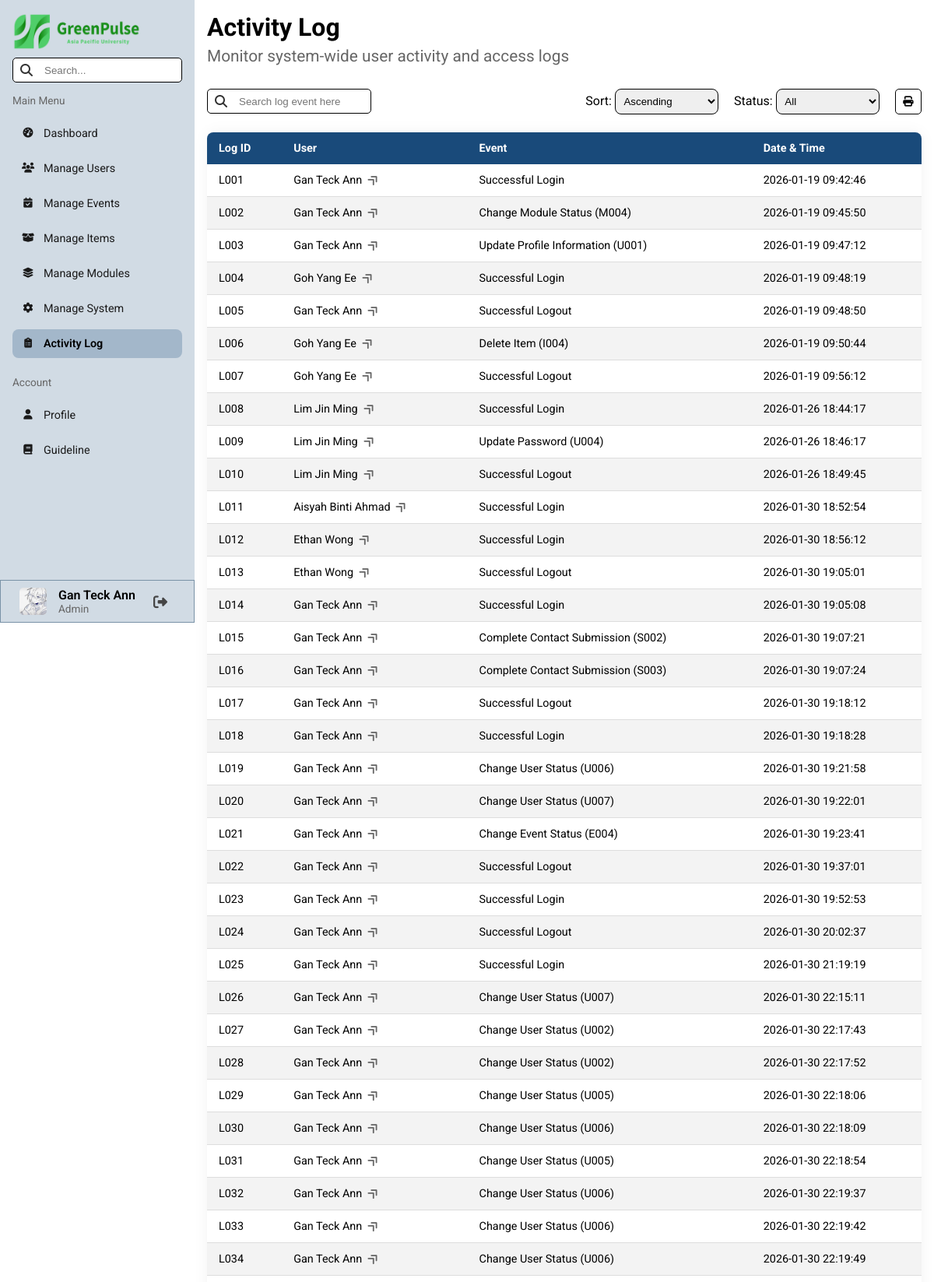
Page /pages/admin/activityLog.php (signed in, upper part) on the committed database.
### tables this page shows
CREATE TABLE `users` (
  `user_id` varchar(8) NOT NULL,
  `name` varchar(100) NOT NULL,
  `nationality` varchar(50) NOT NULL,
  `gender` char(1) NOT NULL,
  `date_of_birth` date NOT NULL,
  `contact_number` varchar(12) NOT NULL,
  `education_email` varchar(50) NOT NULL,
  `course_name` varchar(255) NOT NULL,
  `registration_date` date NOT NULL,
  `password` varchar(255) NOT NULL,
  `safety_question_1` varchar(150) DEFAULT NULL,
  `answer_1` varchar(150) DEFAULT NULL,
  `safety_question_2` varchar(150) DEFAULT NULL,
  `answer_2` varchar(150) DEFAULT NULL,
  `green_points` int(11) DEFAULT NULL,
  `total_earned` int(11) DEFAULT NULL,
  `avatar` varchar(255) DEFAULT NULL,
  `role` varchar(50) NOT NULL,
  `last_login` datetime DEFAULT NULL,
  `account_status` varchar(50) NOT NULL DEFAULT 'Active'
);

CREATE TABLE `log` (
  `log_id` varchar(8) NOT NULL,
  `user_id` varchar(8) NOT NULL,
  `log_event` varchar(255) NOT NULL,
  `log_datetime` datetime NOT NULL
);

### backend/sessionData.php (called while the page is built, shortened)
<?php
    $userID = $_SESSION["userID"];
    $userName = $_SESSION["userName"];
?>

### backend/utility.php (called while the page is built, shortened)
<?php
    function getUserName($conn, $user_id) {
        $sql = "SELECT name FROM users WHERE user_id = '$user_id'";
        $result = mysqli_query($conn, $sql);
        if (mysqli_num_rows($result) > 0) {
            $row = mysqli_fetch_assoc($result);
            return $row["name"];
        }
        return "User Not Found";
    }
?>

### pages/admin/activityLog.php (the view, shortened to what this page needs)
<?php
    include("../../conn.php");
    include("../../backend/sessionData.php");
    include("../../backend/utility.php");
    $sql = "SELECT * FROM log ORDER BY log_datetime ASC";
    $currentSort = "";
    $currentStatus = "";
    $result = mysqli_query($conn, $sql);
    $logs = array();
    if (mysqli_num_rows($result) > 0) {
        while ($row = mysqli_fetch_assoc($result)) {
            $logs[] = $row;
        }
    }
?>
<!DOCTYPE html>
<html lang="en">
    <head>
        <link rel="stylesheet" href="../../styles/admin.css">
        <?php include("library.php"); ?>
    </head>
    <body>
        <?php include("header.php"); ?>
        <main class="search-area">
            <h1>Activity Log</h1>
            <h2 class="page-subTitle">Monitor system-wide user activity and access logs</h2>
            <div class="action-bar" style="margin: 1em 0;">
                <form action="" method="GET">
                    <div class="table-search-box">
                        <input type="text" name="target" placeholder="Search log event here">
                    </div>
                </form>
                <form action="" method="GET" class="select-container" id="log-form">
                    <div class="select-boxs">
                        <div>
                            <label for="logSort">Sort: </label>
                            <select name="txtSort" id="logSort">
                                <option value="ASC" <?php if($currentSort === "ASC") echo "selected" ?>>Ascending</option>
                            </select>
                        </div>
                        <div>
                            <label for="losStatus">Status: </label>
                            <select name="txtStatus" id="logStatus">
                                <option value="" <?php if($currentStatus === "") echo "selected" ?>>All</option>
                            </select>
                        </div>
                        <button class="print" onclick="window.print()">
                            <i class="fa-solid fa-print"></i>
                        </button>
                    </div>
                </form>
            </div>
            <div class="flex-container" style="margin: 1em 0;">
                <table>
                    <thead>
                        <tr>
                            <th>Log ID</th>
                            <th>User</th>
                            <th>Event</th>
                            <th>Date & Time</th>
                        </tr>
                    </thead>
                    <tbody>
                        <?php
                            foreach ($logs as $row) {
                                $user_name = getUserName($conn, $row["user_id"]);
                                echo '<tr>
                                        <td>' . $row['log_id'] . '</td>
                                        <td>
                                            <a href="viewUserProfile.php?id=' . $row['user_id'] . '" class="redirect-link" title="View User Profile">
                                                ' . $user_name . '
                                                <i class="fa-solid fa-angle-double-right table-linkIcon"></i>
                                            </a>
                                        </td>
                                        <td>' . $row['log_event'] . ' </td>
                                        <td>' . $row['log_datetime'] . '</td>
                                    </tr>';
                            }
                        ?>
                    </tbody>
                </table>
            </div>
        </main>
    </body>
</html>

### pages/admin/header.php (shortened to what this page needs)
<?php
    $sql_userInfo = "SELECT avatar FROM users WHERE user_id = '$userID'";
    $result_userInfo = mysqli_query($conn, $sql_userInfo);
    $data_userInfo = mysqli_fetch_assoc($result_userInfo);
    $avatar = $data_userInfo["avatar"] ?? "src/avatars/default.png";
?>
<aside id="sidebar">
    <img src="../../src/elements/logo_horizontal.png" alt="Logo" width="165rem" height="50rem" class="desktop_logo">
    <div class="search-box">
        <input type="text" id="txtSearchInput" placeholder="Search...">
    </div>
    <p class="sidebar-subTitle">Main Menu</p>
    <div class="nav-pages">
        <a id="dashboard" href="index.php">
            <i class="fa-solid fa-gauge-high"></i> Dashboard
        </a>
        <a id="manageUsers" href="manageUsers.php">
            <i class="fa-solid fa-users"></i> Manage Users
        </a>
        <a id="manageEvents" href="manageEvents.php">
            <i class="fa-solid fa-calendar-check"></i> Manage Events
        </a>
        <a id="manageItems" href="manageItems.php">
            <i class="fa-solid fa-box-open"></i> Manage Items
        </a>
        <a id="manageModules" href="manageModules.php">
            <i class="fa-solid fa-layer-group"></i> Manage Modules
        </a>
        <a id="ManageSystem" href="manageSystem.php">
            <i class="fa-solid fa-gear"></i> Manage System
        </a>
        <a id="activityLog" href="activityLog.php">
            <i class="fa-solid fa-clipboard-list"></i> Activity Log
        </a>
    </div>
    <p class="sidebar-subTitle">Account</p>
    <div class="nav-pages">
        <a id="profile" href="profile.php">
            <i class="fa-solid fa-user"></i> Profile
        </a>
        <a id="guildeline" href="guideline.php">
            <i class="fa-solid fa-book"></i> Guideline
        </a>
    </div>
    <div class="user-info-section">
        <img src="../../<?php echo $avatar ?>" alt="user_avatar" width="35px" height="35px">
        <div class="user-info-box">
            <p class="name"> <?php echo $userName ?? "Unknown User" ?> </p>
            <p class="role">Admin</p>
        </div>
        <form action="../../backend/logoutRedirect.php" method="POST" class="logout-form">
            <button type="submit" class="logout-btn" title="Logout">
                <i class="fa-solid fa-right-from-bracket"></i>
            </button>
        </form>
    </div>
</aside>

### styles/admin.css (style rules this page uses)
body { min-height: 100vh; display: grid; grid-template-columns: 250px 1fr; grid-template-rows: 1fr auto; grid-template-areas: "sidebar main" "sidebar footer"; }
aside { grid-area: sidebar; padding: 1em; background-color: #d1dbe4; top: 0; position: sticky; align-self: start; height: 100vh; display: flex; flex-direction: column; z-index: 1000; }
main { grid-area: main; padding: 1em; }
.search-box { margin: 0.5em 0; position: relative; }
.search-box input, .table-search-box input, .popup-form input, .popup-input select, .addNewAnnouncem-form input { width: 100%; height: 2rem; padding: 10px 15px 10px 40px; border-radius: 5px; border: none; outline: none; border: 1px black solid; }
.nav-pages { display: flex; flex-direction: column; margin: 1em 0; gap: 0.5em; }
.nav-pages a, .nav-pages i { color: #1a1a1a; font-size: 0.9em; }
.nav-pages a { text-decoration: none; display: flex; align-items: center; padding: 10px 10px; border-radius: 8px; transition: all 0.3s ease; }
.nav-pages i { margin-right: 10px; width: 20px; text-align: center; }
.nav-pages a.active { background-color: #a3b7ca; font-weight: 600; color: #000; }
.user-info-section { margin: auto -1em -1em -1em; border: 1.5px #7992a7 solid; height: 55px; width: 250px; align-self: flex-end; display: flex; flex-direction: row; align-items: center; padding: 0 0 0 1.5em; gap: 15px; }
.user-info-section img { border-radius: 5px; }
.user-info-section .user-info-box .name { font-size: 1em; font-weight: 600; }
.user-info-section .user-info-box .role { font-size: 0.85em; color: #666; }
.logout-form { margin: 0; padding-left: 0.2em; display: flex; }
.logout-btn { background: none; border: none; padding: 5px; cursor: pointer; font-size: 18px; color: #454545; transition: 0.3s; display: flex; align-items: center; }
.sidebar-subTitle { margin-top: 0.5em; font-size: 0.85em; color: #666; }
.page-subTitle { padding: 0.3em 0; color: #666; font-weight: 400; font-size: 1.3em; }
.flex-container { display: flex; flex-direction: column; justify-content: center; align-items: center; }
.item-chart select, .select-boxs select { width: 10em; padding: 0.5em; border-radius: 8px; border: 1px black solid; }
table { width: 100%; border-collapse: collapse; background-color: #ffffff; font-size: 0.9em; min-width: 400px; border-radius: 8px; box-shadow: 0 0 20px rgba(0, 0, 0, 0.05); overflow: hidden; }
thead tr { background-color: #194a7a; color: #ffffff; text-align: left; font-weight: bold; }
th, td { padding: 12px 15px; }
tbody tr { border-bottom: 1px solid #dddddd; }
tbody tr:nth-of-type(even) { background-color: #f3f3f3; }
.action-bar { display: flex; flex-direction: row; justify-content: space-between; align-items: center; width: 100%; gap: 10px; }
.table-search-box { margin: 0.5em 0; position: relative; width: 100%; }
.table-search-box input { width: 90%; }
.select-container { display: flex; flex-direction: row; gap: 15px; }
.select-boxs, .action-btns { gap: 20px; }
.select-boxs { display: flex; flex-direction: row; }
.select-container button { background-color: rgba(25, 74, 122, 0.6); padding: 0.5em 0.7em; border: none; border-radius: 5px; }
.print { padding: 0 1em; background-color: white !important; border: 1px black solid !important; }
.redirect-link { color: black; text-decoration: none; cursor: pointer; }
.table-linkIcon { transform: rotate(-45deg); color: #666; margin-left: 0.3em; font-weight: 300; }
button, select { cursor: pointer; }

### styles/general.css (style rules this page uses)
* { margin: 0; padding: 0; box-sizing: border-box; }
body { font-family: "Roboto", sans-serif; }
html, body { max-width: 100%; overflow-x: clip; }

### rows in the picture
users: avatar (picture)
log: log_id "L001", user.name "Gan Teck Ann", log_event "Successful Login", log_datetime "2026-01-19 09:42:46"
log: log_id "L002", user.name "Gan Teck Ann", log_event "Change Module Status (M004)", log_datetime "2026-01-19 09:45:50"
log: log_id "L003", user.name "Gan Teck Ann", log_event "Update Profile Information (U001)", log_datetime "2026-01-19 09:47:12"
log: log_id "L004", user.name "Goh Yang Ee", log_event "Successful Login", log_datetime "2026-01-19 09:48:19"
log: log_id "L005", user.name "Gan Teck Ann", log_event "Successful Logout", log_datetime "2026-01-19 09:48:50"
log: log_id "L006", user.name "Goh Yang Ee", log_event "Delete Item (I004)", log_datetime "2026-01-19 09:50:44"
log: log_id "L007", user.name "Goh Yang Ee", log_event "Successful Logout", log_datetime "2026-01-19 09:56:12"
log: log_id "L008", user.name "Lim Jin Ming", log_event "Successful Login", log_datetime "2026-01-26 18:44:17"
log: log_id "L009", user.name "Lim Jin Ming", log_event "Update Password (U004)", log_datetime "2026-01-26 18:46:17"
log: log_id "L010", user.name "Lim Jin Ming", log_event "Successful Logout", log_datetime "2026-01-26 18:49:45"
log: log_id "L011", user.name "Aisyah Binti Ahmad", log_event "Successful Login", log_datetime "2026-01-30 18:52:54"
log: log_id "L012", user.name "Ethan Wong", log_event "Successful Login", log_datetime "2026-01-30 18:56:12"
log: log_id "L013", user.name "Ethan Wong", log_event "Successful Logout", log_datetime "2026-01-30 19:05:01"
log: log_id "L014", user.name "Gan Teck Ann", log_event "Successful Login", log_datetime "2026-01-30 19:05:08"
log: log_id "L015", user.name "Gan Teck Ann", log_event "Complete Contact Submission (S002)", log_datetime "2026-01-30 19:07:21"
log: log_id "L016", user.name "Gan Teck Ann", log_event "Complete Contact Submission (S003)", log_datetime "2026-01-30 19:07:24"
log: log_id "L017", user.name "Gan Teck Ann", log_event "Successful Logout", log_datetime "2026-01-30 19:18:12"
log: log_id "L018", user.name "Gan Teck Ann", log_event "Successful Login", log_datetime "2026-01-30 19:18:28"
log: log_id "L019", user.name "Gan Teck Ann", log_event "Change User Status (U006)", log_datetime "2026-01-30 19:21:58"
log: log_id "L020", user.name "Gan Teck Ann", log_event "Change User Status (U007)", log_datetime "2026-01-30 19:22:01"
log: log_id "L021", user.name "Gan Teck Ann", log_event "Change Event Status (E004)", log_datetime "2026-01-30 19:23:41"
log: log_id "L022", user.name "Gan Teck Ann", log_event "Successful Logout", log_datetime "2026-01-30 19:37:01"
log: log_id "L023", user.name "Gan Teck Ann", log_event "Successful Login", log_datetime "2026-01-30 19:52:53"
log: log_id "L024", user.name "Gan Teck Ann", log_event "Successful Logout", log_datetime "2026-01-30 20:02:37"
log: log_id "L025", user.name "Gan Teck Ann", log_event "Successful Login", log_datetime "2026-01-30 21:19:19"
log: log_id "L026", user.name "Gan Teck Ann", log_event "Change User Status (U007)", log_datetime "2026-01-30 22:15:11"
log: log_id "L027", user.name "Gan Teck Ann", log_event "Change User Status (U002)", log_datetime "2026-01-30 22:17:43"
log: log_id "L028", user.name "Gan Teck Ann", log_event "Change User Status (U002)", log_datetime "2026-01-30 22:17:52"
log: log_id "L029", user.name "Gan Teck Ann", log_event "Change User Status (U005)", log_datetime "2026-01-30 22:18:06"
log: log_id "L030", user.name "Gan Teck Ann", log_event "Change User Status (U006)", log_datetime "2026-01-30 22:18:09"
log: log_id "L031", user.name "Gan Teck Ann", log_event "Change User Status (U005)", log_datetime "2026-01-30 22:18:54"
log: log_id "L032", user.name "Gan Teck Ann", log_event "Change User Status (U006)", log_datetime "2026-01-30 22:19:37"
log: log_id "L033", user.name "Gan Teck Ann", log_event "Change User Status (U006)", log_datetime "2026-01-30 22:19:42"
log: log_id "L034", user.name "Gan Teck Ann", log_event "Change User Status (U006)", log_datetime "2026-01-30 22:19:49"

### other values in the picture
$userName "Gan Teck Ann"
